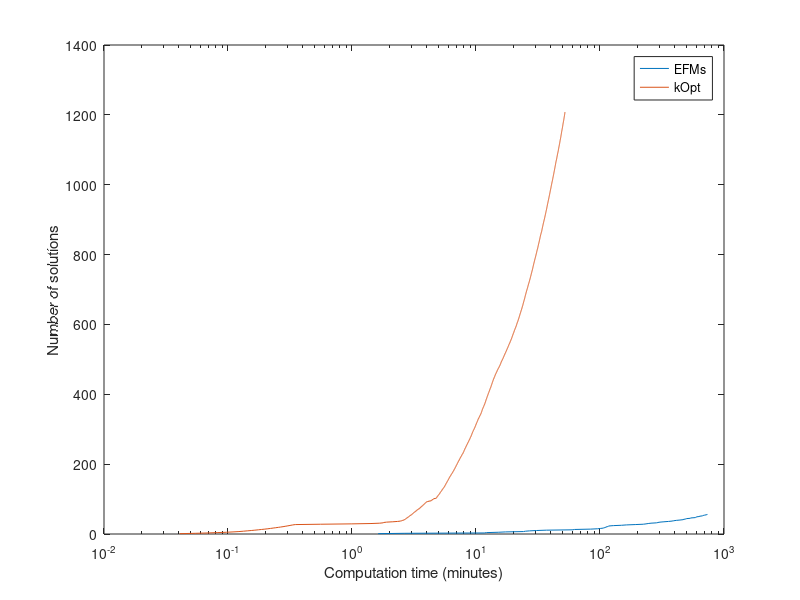

The MATLAB source for this figure:
function plotNumSolutionsHuge()

%input: hugematrix EFMs and kOPt results structs 
load('hugematrixrunning_time.mat');
timesEFMs=running_times; timesEFMs(timesEFMs==0)=[]; clear runnning_times;
%load('/home/milievsk/Documents/copenhagen /MATLAB/pathConstructor/BuildMPS/BuildMPS/distance4Results/Succinate9case /hugematrixResults.mat')
load('hugematrixResults.mat');
timesKbest=running_times; clear running_times;

% time limit is 12 hours for EFMs
%numSolutionsEFMs=linspace(1,size(timesEFMs,1),size(timesEFMs,1));
%numSolutionsKbest=linspace(1,size(timesKbest,1),size(timesKbest,1));

%fig=figure;
%cummulative running times
cum_Kbest=cumsum(timesKbest/60);
cum_EFMs=cumsum(timesEFMs/60);

%plot(cum_EFMs);
%log scale 
semilogy(cum_EFMs);
hold on;
%stem(cum_EFMs,numSolutionsEFMs);
%plot(cum_Kbest);
%log scale
semilogy(cum_Kbest);
legend('EFMs','kOpt')
ylabel('Computation time (minutes)')
xlabel('Number of solutions')

view(-90,90)
set(gca,'ydir','reverse');
%print in tif format 
%print(fig,'NumSolutionsTIF','-dtiffn');
end

